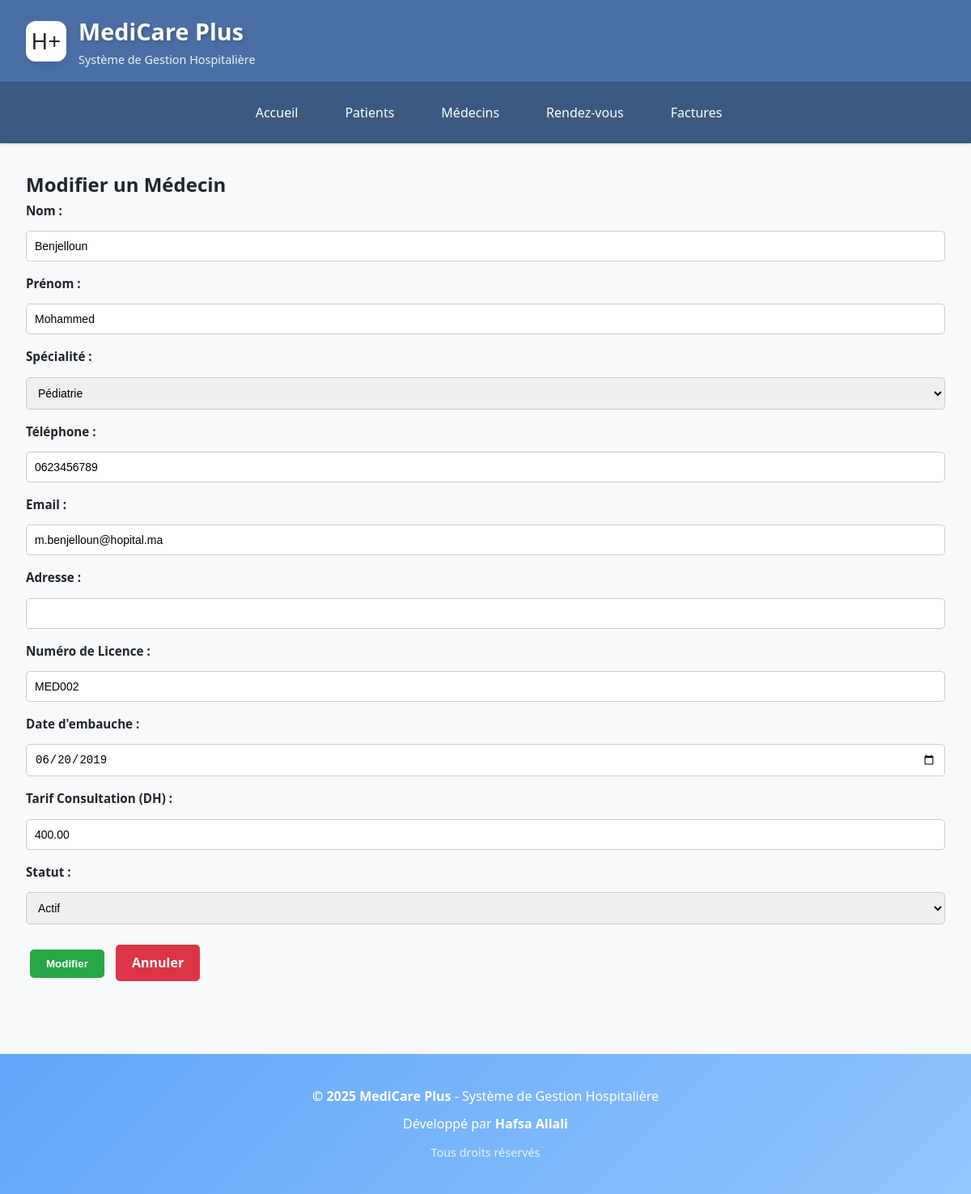
Screenshot of /medecins/modifier_medecin.php?id=36 with the database file from the repository.
### tables this page shows
CREATE TABLE `medecins` (
  `idmedecin` int(11) NOT NULL,
  `nom` varchar(100) NOT NULL,
  `prenom` varchar(100) NOT NULL,
  `specialite` varchar(100) NOT NULL,
  `telephone` varchar(20) DEFAULT NULL,
  `email` varchar(100) DEFAULT NULL,
  `adresse` varchar(255) DEFAULT NULL,
  `numero_licence` varchar(50) DEFAULT NULL,
  `date_embauche` date DEFAULT NULL,
  `statut` enum('Actif','Inactif','En congé') DEFAULT 'Actif',
  `tarif_consultation` decimal(10,2) DEFAULT 0.00,
  `date_creation` timestamp NOT NULL DEFAULT current_timestamp()
);

### medecins/modifier_medecin.php (the view, shortened to what this page needs)
<?php include '../includes/header.php'; ?>
<?php include '../includes/config.php'; ?>
<h2>Modifier un Médecin</h2>
<?php
$id = $_GET['id'];
if ($_SERVER['REQUEST_METHOD'] == 'POST') {
    $nom = $_POST['nom'];
    $prenom = $_POST['prenom'];
    $specialite = $_POST['specialite'];
    $telephone = $_POST['telephone'];
    $email = $_POST['email'];
    $adresse = $_POST['adresse'];
    $numero_licence = $_POST['numero_licence'];
    $date_embauche = $_POST['date_embauche'];
    $tarif_consultation = $_POST['tarif_consultation'];
    $statut = $_POST['statut'];
    $sql = "UPDATE medecins SET
            nom='$nom',
            prenom='$prenom',
            specialite='$specialite',
            telephone='$telephone',
            email='$email',
            adresse='$adresse',
            numero_licence='$numero_licence',
            date_embauche='$date_embauche',
            tarif_consultation='$tarif_consultation',
            statut='$statut'
            WHERE idmedecin=$id";
    if ($conn->query($sql) === TRUE) {
        echo "<div class='success'>Médecin modifié avec succès !</div>";
        echo "<a href='afficher_medecins.php' class='btn-back'>← Retour à la liste</a>";
    } else {
        echo "<div class='error'>Erreur : " . $conn->error . "</div>";
    }
} else {
    $sql = "SELECT * FROM medecins WHERE idmedecin=$id";
    $result = $conn->query($sql);
    $medecin = $result->fetch_assoc();
?>
<form method="POST" action="">
    <div class="form-group">
        <label>Nom :</label>
        <input type="text" name="nom" value="<?php echo $medecin['nom']; ?>" required>
    </div>
    <div class="form-group">
        <label>Prénom :</label>
        <input type="text" name="prenom" value="<?php echo $medecin['prenom']; ?>" required>
    </div>
    <div class="form-group">
        <label>Spécialité :</label>
        <select name="specialite" required>
            <option value="Pédiatrie" <?php if($medecin['specialite']=='Pédiatrie') echo 'selected'; ?>>Pédiatrie</option>
        </select>
    </div>
    <div class="form-group">
        <label>Téléphone :</label>
        <input type="text" name="telephone" value="<?php echo $medecin['telephone']; ?>" required>
    </div>
    <div class="form-group">
        <label>Email :</label>
        <input type="email" name="email" value="<?php echo $medecin['email']; ?>">
    </div>
    <div class="form-group">
        <label>Adresse :</label>
        <input type="text" name="adresse" value="<?php echo $medecin['adresse']; ?>">
    </div>
    <div class="form-group">
        <label>Numéro de Licence :</label>
        <input type="text" name="numero_licence" value="<?php echo $medecin['numero_licence']; ?>" required>
    </div>
    <div class="form-group">
        <label>Date d'embauche :</label>
        <input type="date" name="date_embauche" value="<?php echo $medecin['date_embauche']; ?>" required>
    </div>
    <div class="form-group">
        <label>Tarif Consultation (DH) :</label>
        <input type="number" step="0.01" name="tarif_consultation" value="<?php echo $medecin['tarif_consultation']; ?>" required>
    </div>
    <div class="form-group">
        <label>Statut :</label>
        <select name="statut" required>
            <option value="Actif" <?php if($medecin['statut']=='Actif') echo 'selected'; ?>>Actif</option>
        </select>
    </div>
    <button type="submit" class="btn-submit">Modifier</button>
    <a href="afficher_medecins.php" class="btn-cancel">Annuler</a>
</form>
<?php } ?>
<?php include '../includes/footer.php'; ?>

### assets/css/style.css (style rules this page uses)
:root { --primary-color: #4a6fa5; --primary-dark: #3a5a80; --primary-light: #6b8cae; --secondary-color: #6c757d; --secondary-dark: #5a6268; --accent-color: #17a2b8; --danger-color: #dc3545; --warning-color: #ffc107; --success-color: #28a745; --info-color: #17a2b8; --text-primary: #212529; --text-secondary: #6c757d; --text-light: #f8f9fa; --bg-primary: #f8f9fa; --bg-secondary: #e9ecef; --bg-dark: #343a40; --shadow-sm: 0 1px 2px 0 rgba(0, 0, 0, 0.05); --shadow-md: 0 4px 6px -1px rgba(0, 0, 0, 0.1); --shadow-lg: 0 10px 15px -3px rgba(0, 0, 0, 0.1); --shadow-xl: 0 20px 25px -5px rgba(0, 0, 0, 0.1); --transition: all 0.3s cubic-bezier(0.4, 0, 0.2, 1); }
* { margin: 0; padding: 0; box-sizing: border-box; }
body { font-family: 'Segoe UI', Tahoma, Geneva, Verdana, sans-serif; background-color: var(--bg-primary); color: var(--text-primary); line-height: 1.6; min-height: 100vh; }
.form-group { display: flex; flex-direction: column; gap: 8px; }
.form-group label { font-weight: 600; color: var(--text-primary); font-size: 0.95rem; display: flex; align-items: center; gap: 5px; }

### medecins/modifier_medecin.php (style rules this page uses)
.form-group { margin-bottom: 15px; }
.form-group label { display: block; font-weight: bold; margin-bottom: 5px; }
.form-group input, .form-group select { width: 100%; padding: 10px; border: 1px solid #ccc; border-radius: 5px; font-size: 14px; }
.btn-submit, .btn-cancel, .btn-back { display: inline-block; padding: 10px 20px; margin: 10px 5px; border: none; border-radius: 5px; font-weight: bold; text-decoration: none; cursor: pointer; }
.btn-submit { background: #28a745; color: white; }
.btn-cancel { background: #dc3545; color: white; }

### rows the page displays
medecins: nom "Benjelloun", prenom "Mohammed", specialite "Pédiatrie", telephone "0623456789", email "m.benjelloun@hopital.ma", numero_licence "MED002", date_embauche "06/20/2019", tarif_consultation "400.00", statut "Actif"
